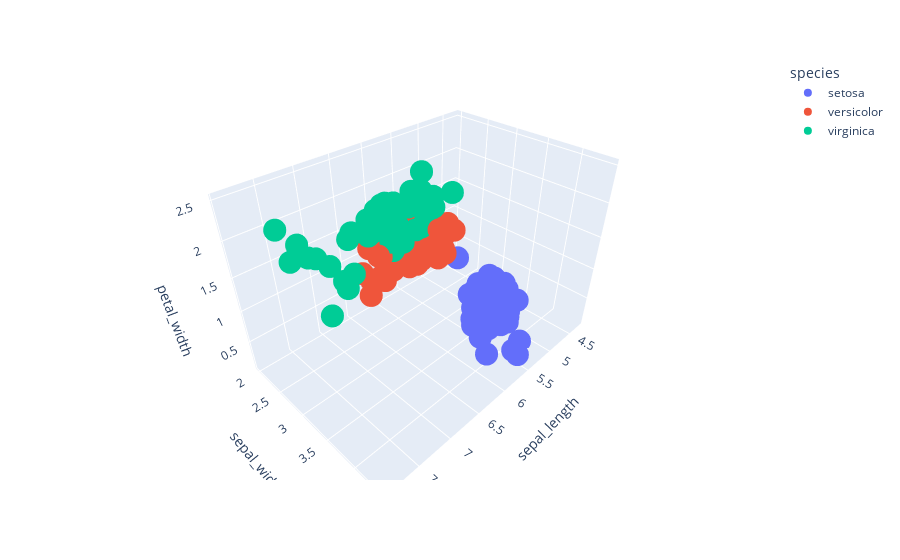

Source (notebook cell):
### Markdown cell above
### Task 3: Visualize the Data
---

### Code cell
import plotly.express as px
df = px.data.iris()
fig = px.scatter_3d(df, x='sepal_length', y='sepal_width', z='petal_width',
                    color='species')
fig.show()

### Figure 1 — Plotly figure (JSON) as saved in the notebook; plotly's stock layout.template omitted (floating-point values rounded to 4 significant figures)
{"data": [{"hovertemplate": "species=setosa<br>sepal_length=%{x}<br>sepal_width=%{y}<br>petal_width=%{z}<extra></extra>", "legendgroup": "setosa", "marker": {"color": "#636efa", "symbol": "circle"}, "mode": "markers", "name": "setosa", "scene": "scene", "showlegend": true, "type": "scatter3d", "x": [5.1, 4.9, 4.7, 4.6, 5, 5.4, 4.6, 5, 4.4, 4.9, 5.4, 4.8, 4.8, 4.3, 5.8, 5.7, 5.4, 5.1, 5.7, 5.1, 5.4, 5.1, 4.6, 5.1, 4.8, 5, 5, 5.2, 5.2, 4.7, 4.8, 5.4, 5.2, 5.5, 4.9, 5, 5.5, 4.9, 4.4, 5.1, 5, 4.5, 4.4, 5, 5.1, 4.8, 5.1, 4.6, 5.3, 5], "y": [3.5, 3, 3.2, 3.1, 3.6, 3.9, 3.4, 3.4, 2.9, 3.1, 3.7, 3.4, 3, 3, 4, 4.4, 3.9, 3.5, 3.8, 3.8, 3.4, 3.7, 3.6, 3.3, 3.4, 3, 3.4, 3.5, 3.4, 3.2, 3.1, 3.4, 4.1, 4.2, 3.1, 3.2, 3.5, 3.1, 3, 3.4, 3.5, 2.3, 3.2, 3.5, 3.8, 3, 3.8, 3.2, 3.7, 3.3], "z": [0.2, 0.2, 0.2, 0.2, 0.2, 0.4, 0.3, 0.2, 0.2, 0.1, 0.2, 0.2, 0.1, 0.1, 0.2, 0.4, 0.4, 0.3, 0.3, 0.3, 0.2, 0.4, 0.2, 0.5, 0.2, 0.2, 0.4, 0.2, 0.2, 0.2, 0.2, 0.4, 0.1, 0.2, 0.1, 0.2, 0.2, 0.1, 0.2, 0.2, 0.3, 0.3, 0.2, 0.6, 0.4, 0.3, 0.2, 0.2, 0.2, 0.2]}, {"hovertemplate": "species=versicolor<br>sepal_length=%{x}<br>sepal_width=%{y}<br>petal_width=%{z}<extra></extra>", "legendgroup": "versicolor", "marker": {"color": "#EF553B", "symbol": "circle"}, "mode": "markers", "name": "versicolor", "scene": "scene", "showlegend": true, "type": "scatter3d", "x": [7, 6.4, 6.9, 5.5, 6.5, 5.7, 6.3, 4.9, 6.6, 5.2, 5, 5.9, 6, 6.1, 5.6, 6.7, 5.6, 5.8, 6.2, 5.6, 5.9, 6.1, 6.3, 6.1, 6.4, 6.6, 6.8, 6.7, 6, 5.7, 5.5, 5.5, 5.8, 6, 5.4, 6, 6.7, 6.3, 5.6, 5.5, 5.5, 6.1, 5.8, 5, 5.6, 5.7, 5.7, 6.2, 5.1, 5.7], "y": [3.2, 3.2, 3.1, 2.3, 2.8, 2.8, 3.3, 2.4, 2.9, 2.7, 2, 3, 2.2, 2.9, 2.9, 3.1, 3, 2.7, 2.2, 2.5, 3.2, 2.8, 2.5, 2.8, 2.9, 3, 2.8, 3, 2.9, 2.6, 2.4, 2.4, 2.7, 2.7, 3, 3.4, 3.1, 2.3, 3, 2.5, 2.6, 3, 2.6, 2.3, 2.7, 3, 2.9, 2.9, 2.5, 2.8], "z": [1.4, 1.5, 1.5, 1.3, 1.5, 1.3, 1.6, 1, 1.3, 1.4, 1, 1.5, 1, 1.4, 1.3, 1.4, 1.5, 1, 1.5, 1.1, 1.8, 1.3, 1.5, 1.2, 1.3, 1.4, 1.4, 1.7, 1.5, 1, 1.1, 1, 1.2, 1.6, 1.5, 1.6, 1.5, 1.3, 1.3, 1.3, 1.2, 1.4, 1.2, 1, 1.3, 1.2, 1.3, 1.3, 1.1, 1.3]}, {"hovertemplate": "species=virginica<br>sepal_length=%{x}<br>sepal_width=%{y}<br>petal_width=%{z}<extra></extra>", "legendgroup": "virginica", "marker": {"color": "#00cc96", "symbol": "circle"}, "mode": "markers", "name": "virginica", "scene": "scene", "showlegend": true, "type": "scatter3d", "x": [6.3, 5.8, 7.1, 6.3, 6.5, 7.6, 4.9, 7.3, 6.7, 7.2, 6.5, 6.4, 6.8, 5.7, 5.8, 6.4, 6.5, 7.7, 7.7, 6, 6.9, 5.6, 7.7, 6.3, 6.7, 7.2, 6.2, 6.1, 6.4, 7.2, 7.4, 7.9, 6.4, 6.3, 6.1, 7.7, 6.3, 6.4, 6, 6.9, 6.7, 6.9, 5.8, 6.8, 6.7, 6.7, 6.3, 6.5, 6.2, 5.9], "y": [3.3, 2.7, 3, 2.9, 3, 3, 2.5, 2.9, 2.5, 3.6, 3.2, 2.7, 3, 2.5, 2.8, 3.2, 3, 3.8, 2.6, 2.2, 3.2, 2.8, 2.8, 2.7, 3.3, 3.2, 2.8, 3, 2.8, 3, 2.8, 3.8, 2.8, 2.8, 2.6, 3, 3.4, 3.1, 3, 3.1, 3.1, 3.1, 2.7, 3.2, 3.3, 3, 2.5, 3, 3.4, 3], "z": [2.5, 1.9, 2.1, 1.8, 2.2, 2.1, 1.7, 1.8, 1.8, 2.5, 2, 1.9, 2.1, 2, 2.4, 2.3, 1.8, 2.2, 2.3, 1.5, 2.3, 2, 2, 1.8, 2.1, 1.8, 1.8, 1.8, 2.1, 1.6, 1.9, 2, 2.2, 1.5, 1.4, 2.3, 2.4, 1.8, 1.8, 2.1, 2.4, 2.3, 1.9, 2.3, 2.5, 2.3, 1.9, 2, 2.3, 1.8]}], "layout": {"legend": {"title": {"text": "species"}, "tracegroupgap": 0}, "margin": {"t": 60}, "scene": {"domain": {"x": [0, 1], "y": [0, 1]}, "xaxis": {"title": {"text": "sepal_length"}}, "yaxis": {"title": {"text": "sepal_width"}}, "zaxis": {"title": {"text": "petal_width"}}}}}
